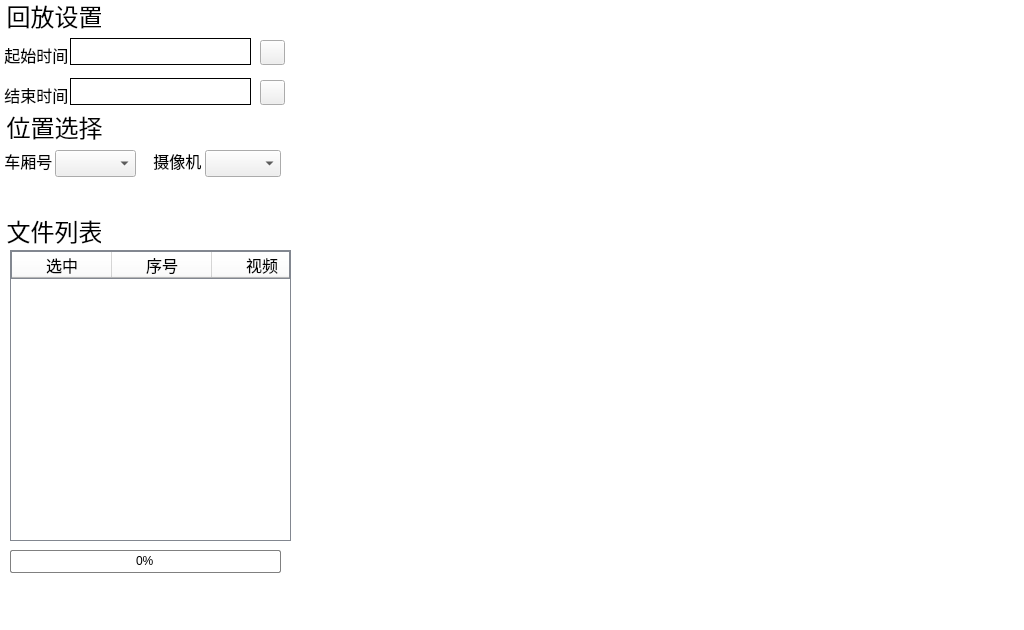
<?xml version="1.0" encoding="UTF-8"?>
<ui version="4.0">
 <class>recordPlayWidget</class>
 <widget class="QWidget" name="recordPlayWidget">
  <property name="geometry">
   <rect>
    <x>0</x>
    <y>0</y>
    <width>1024</width>
    <height>630</height>
   </rect>
  </property>
  <property name="windowTitle">
   <string>Form</string>
  </property>
  <property name="styleSheet">
   <string notr="true"/>
  </property>
  <widget class="QComboBox" name="cameraSelectionComboBox">
   <property name="geometry">
    <rect>
     <x>205</x>
     <y>150</y>
     <width>76</width>
     <height>27</height>
    </rect>
   </property>
   <property name="font">
    <font>
     <pointsize>12</pointsize>
    </font>
   </property>
  </widget>
  <widget class="QLabel" name="label_5">
   <property name="geometry">
    <rect>
     <x>0</x>
     <y>110</y>
     <width>111</width>
     <height>33</height>
    </rect>
   </property>
   <property name="font">
    <font>
     <pointsize>18</pointsize>
    </font>
   </property>
   <property name="styleSheet">
    <string notr="true"> #label_5 { 
	color: rgb(0, 0, 0);
    background-color: rgb(255, 255, 255);
  } 
 #label_5 * { 
     background-color:; 
 }</string>
   </property>
   <property name="text">
    <string> 位置选择</string>
   </property>
  </widget>
  <widget class="QPushButton" name="playNextOnePushButton">
   <property name="geometry">
    <rect>
     <x>640</x>
     <y>565</y>
     <width>51</width>
     <height>51</height>
    </rect>
   </property>
   <property name="styleSheet">
    <string notr="true">QPushButton{
background-image: url(:/monres/next.bmp);
border-color: rgb(255, 255, 255);
border-width: 1px;
border-style: solid;}

QPushButton:pressed
{background-color: rgb(86, 164, 246);
color: rgb(255, 255, 255);
border-color: rgb(170, 170, 170);
border-width: 2px;border-style: solid;}</string>
   </property>
   <property name="text">
    <string/>
   </property>
   <property name="iconSize">
    <size>
     <width>41</width>
     <height>41</height>
    </size>
   </property>
   <property name="flat">
    <bool>true</bool>
   </property>
  </widget>
  <widget class="QPushButton" name="stopPushButton">
   <property name="geometry">
    <rect>
     <x>520</x>
     <y>565</y>
     <width>51</width>
     <height>51</height>
    </rect>
   </property>
   <property name="styleSheet">
    <string notr="true">QPushButton{
background-image: url(:/monres/stop.bmp);
border-color: rgb(255, 255, 255);
border-width: 1px;
border-style: solid;}

QPushButton:pressed
{background-color: rgb(86, 164, 246);
color: rgb(255, 255, 255);
border-color: rgb(170, 170, 170);
border-width: 2px;border-style: solid;}
</string>
   </property>
   <property name="text">
    <string/>
   </property>
   <property name="iconSize">
    <size>
     <width>41</width>
     <height>41</height>
    </size>
   </property>
   <property name="flat">
    <bool>true</bool>
   </property>
  </widget>
  <widget class="QLabel" name="label_7">
   <property name="geometry">
    <rect>
     <x>140</x>
     <y>140</y>
     <width>151</width>
     <height>41</height>
    </rect>
   </property>
   <property name="font">
    <font>
     <pointsize>12</pointsize>
    </font>
   </property>
   <property name="styleSheet">
    <string notr="true"> #label_7 { 
	color: rgb(0, 0, 0);
    background-color: rgb(255, 255, 255);
  } 
 #label_7 * { 
     background-color:; 
 }</string>
   </property>
   <property name="text">
    <string>   摄像机</string>
   </property>
  </widget>
  <widget class="QPushButton" name="alarmPushButton">
   <property name="geometry">
    <rect>
     <x>700</x>
     <y>575</y>
     <width>82</width>
     <height>36</height>
    </rect>
   </property>
   <property name="font">
    <font>
     <pointsize>12</pointsize>
    </font>
   </property>
   <property name="styleSheet">
    <string notr="true">QPushButton{
background-image: url(:/monres/alertoff.bmp);
border-color: rgb(255, 255, 255);
border-width: 1px;
border-style: solid;}


QPushButton:pressed
{background-color: rgb(86, 164, 246);color: rgb(255, 255, 255);border-color: rgb(170, 170, 170);border-width: 2px;border-style: solid;}</string>
   </property>
   <property name="text">
    <string/>
   </property>
   <property name="checkable">
    <bool>true</bool>
   </property>
  </widget>
  <widget class="QLabel" name="label_8">
   <property name="geometry">
    <rect>
     <x>0</x>
     <y>190</y>
     <width>281</width>
     <height>41</height>
    </rect>
   </property>
   <property name="font">
    <font>
     <pointsize>15</pointsize>
    </font>
   </property>
   <property name="styleSheet">
    <string notr="true"> #label_8 { 
    background-color: rgb(255, 255, 255);
  } 
 #label_8 * { 
     background-color:; 
 }</string>
   </property>
   <property name="text">
    <string/>
   </property>
  </widget>
  <widget class="QTableWidget" name="recordFileTableWidget">
   <property name="geometry">
    <rect>
     <x>10</x>
     <y>250</y>
     <width>281</width>
     <height>291</height>
    </rect>
   </property>
   <property name="font">
    <font>
     <pointsize>12</pointsize>
    </font>
   </property>
   <property name="styleSheet">
    <string notr="true">border-style: none;
background-color: rgb(255, 255, 255);
gridline-color: rgb(130, 135, 144);
border-color: rgb(130, 135, 144);
border-width: 1px;border-style: solid;

</string>
   </property>
   <property name="horizontalScrollBarPolicy">
    <enum>Qt::ScrollBarAlwaysOff</enum>
   </property>
   <property name="sizeAdjustPolicy">
    <enum>QAbstractScrollArea::AdjustToContents</enum>
   </property>
   <property name="verticalScrollMode">
    <enum>QAbstractItemView::ScrollPerPixel</enum>
   </property>
   <property name="horizontalScrollMode">
    <enum>QAbstractItemView::ScrollPerPixel</enum>
   </property>
   <property name="showGrid">
    <bool>false</bool>
   </property>
   <property name="columnCount">
    <number>3</number>
   </property>
   <attribute name="horizontalHeaderCascadingSectionResizes">
    <bool>false</bool>
   </attribute>
   <attribute name="horizontalHeaderDefaultSectionSize">
    <number>100</number>
   </attribute>
   <attribute name="horizontalHeaderShowSortIndicator" stdset="0">
    <bool>false</bool>
   </attribute>
   <attribute name="horizontalHeaderStretchLastSection">
    <bool>true</bool>
   </attribute>
   <attribute name="verticalHeaderVisible">
    <bool>false</bool>
   </attribute>
   <column>
    <property name="text">
     <string>选中</string>
    </property>
    <property name="font">
     <font>
      <pointsize>12</pointsize>
      <weight>50</weight>
      <bold>false</bold>
     </font>
    </property>
    <property name="textAlignment">
     <set>AlignCenter</set>
    </property>
    <property name="background">
     <color>
      <red>255</red>
      <green>255</green>
      <blue>255</blue>
     </color>
    </property>
   </column>
   <column>
    <property name="text">
     <string>序号</string>
    </property>
    <property name="font">
     <font>
      <pointsize>12</pointsize>
      <weight>50</weight>
      <bold>false</bold>
     </font>
    </property>
    <property name="textAlignment">
     <set>AlignCenter</set>
    </property>
    <property name="background">
     <color>
      <red>255</red>
      <green>255</green>
      <blue>255</blue>
     </color>
    </property>
   </column>
   <column>
    <property name="text">
     <string>视频</string>
    </property>
    <property name="font">
     <font>
      <pointsize>12</pointsize>
      <weight>50</weight>
      <bold>false</bold>
     </font>
    </property>
    <property name="textAlignment">
     <set>AlignCenter</set>
    </property>
    <property name="background">
     <color>
      <red>255</red>
      <green>255</green>
      <blue>255</blue>
     </color>
    </property>
   </column>
  </widget>
  <widget class="QPushButton" name="playLastOnePushButton">
   <property name="geometry">
    <rect>
     <x>280</x>
     <y>565</y>
     <width>51</width>
     <height>51</height>
    </rect>
   </property>
   <property name="styleSheet">
    <string notr="true">QPushButton{
background-image: url(:/monres/before.bmp);
border-color: rgb(255, 255, 255);
border-width: 1px;
border-style: solid;}

QPushButton:pressed
{background-color: rgb(86, 164, 246);
color: rgb(255, 255, 255);
border-color: rgb(170, 170, 170);
border-width: 2px;border-style: solid;}
</string>
   </property>
   <property name="text">
    <string/>
   </property>
   <property name="iconSize">
    <size>
     <width>41</width>
     <height>41</height>
    </size>
   </property>
   <property name="flat">
    <bool>true</bool>
   </property>
  </widget>
  <widget class="QPushButton" name="queryPushButton">
   <property name="geometry">
    <rect>
     <x>90</x>
     <y>185</y>
     <width>112</width>
     <height>32</height>
    </rect>
   </property>
   <property name="font">
    <font>
     <pointsize>12</pointsize>
    </font>
   </property>
   <property name="styleSheet">
    <string notr="true">QPushButton{
background-image: url(:/monres/search.bmp);
border-color: rgb(255, 255, 255);
border-width: 1px;
border-style: solid;}


QPushButton:pressed
{background-color: rgb(86, 164, 246);color: rgb(255, 255, 255);border-color: rgb(170, 170, 170);border-width: 2px;border-style: solid;}</string>
   </property>
   <property name="text">
    <string/>
   </property>
  </widget>
  <widget class="QLabel" name="label_2">
   <property name="geometry">
    <rect>
     <x>0</x>
     <y>0</y>
     <width>101</width>
     <height>30</height>
    </rect>
   </property>
   <property name="font">
    <font>
     <pointsize>18</pointsize>
    </font>
   </property>
   <property name="styleSheet">
    <string notr="true"> #label_2 { 
	color: rgb(0, 0, 0);
    background-color: rgb(255, 255, 255);
  } 
 #label_2 * { 
     background-color:; 
 }</string>
   </property>
   <property name="text">
    <string> 回放设置</string>
   </property>
  </widget>
  <widget class="QLabel" name="label_11">
   <property name="geometry">
    <rect>
     <x>0</x>
     <y>640</y>
     <width>311</width>
     <height>31</height>
    </rect>
   </property>
   <property name="font">
    <font>
     <pointsize>15</pointsize>
    </font>
   </property>
   <property name="styleSheet">
    <string notr="true"> #label_11 { 
    background-color: rgb(255, 255, 255);
  } 
 #label_11 * { 
     background-color:; 
 }</string>
   </property>
   <property name="text">
    <string/>
   </property>
  </widget>
  <widget class="QPushButton" name="downLoadPushButton">
   <property name="geometry">
    <rect>
     <x>30</x>
     <y>575</y>
     <width>207</width>
     <height>44</height>
    </rect>
   </property>
   <property name="font">
    <font>
     <pointsize>12</pointsize>
    </font>
   </property>
   <property name="styleSheet">
    <string notr="true">QPushButton{
background-image: url(:/monres/videodownload.bmp);
border-color: rgb(255, 255, 255);
border-width: 1px;
border-style: solid;}

QPushButton:pressed
{background-color: rgb(86, 164, 246);color: rgb(255, 255, 255);border-color: rgb(170, 170, 170);border-width: 2px;border-style: solid;}</string>
   </property>
   <property name="text">
    <string/>
   </property>
  </widget>
  <widget class="QPushButton" name="minusStepPushButton">
   <property name="geometry">
    <rect>
     <x>880</x>
     <y>560</y>
     <width>68</width>
     <height>58</height>
    </rect>
   </property>
   <property name="styleSheet">
    <string notr="true">QPushButton{
background-image: url(:/monres/mslow.bmp);
border-color: rgb(255, 255, 255);
border-width: 1px;
border-style: solid;}

QPushButton:pressed
{background-color: rgb(86, 164, 246);color: rgb(255, 255, 255);border-color: rgb(170, 170, 170);border-width: 2px;border-style: solid;}</string>
   </property>
   <property name="text">
    <string/>
   </property>
   <property name="iconSize">
    <size>
     <width>41</width>
     <height>41</height>
    </size>
   </property>
   <property name="flat">
    <bool>true</bool>
   </property>
  </widget>
  <widget class="QPushButton" name="playPushButton">
   <property name="geometry">
    <rect>
     <x>400</x>
     <y>565</y>
     <width>51</width>
     <height>51</height>
    </rect>
   </property>
   <property name="styleSheet">
    <string notr="true">QPushButton{
background-image: url(:/monres/start.bmp);
border-color: rgb(255, 255, 255);
border-width: 1px;
border-style: solid;}

QPushButton:pressed
{background-color: rgb(86, 164, 246);
color: rgb(255, 255, 255);
border-color: rgb(170, 170, 170);
border-width: 2px;border-style: solid;}
</string>
   </property>
   <property name="text">
    <string/>
   </property>
   <property name="iconSize">
    <size>
     <width>41</width>
     <height>41</height>
    </size>
   </property>
   <property name="flat">
    <bool>true</bool>
   </property>
  </widget>
  <widget class="QLabel" name="label_6">
   <property name="geometry">
    <rect>
     <x>0</x>
     <y>140</y>
     <width>141</width>
     <height>41</height>
    </rect>
   </property>
   <property name="font">
    <font>
     <pointsize>12</pointsize>
    </font>
   </property>
   <property name="styleSheet">
    <string notr="true"> #label_6 { 
	color: rgb(0, 0, 0);
    background-color: rgb(255, 255, 255);
  } 
 #label_6 * { 
     background-color:; 
 }</string>
   </property>
   <property name="text">
    <string> 车厢号</string>
   </property>
  </widget>
  <widget class="QLabel" name="label_4">
   <property name="geometry">
    <rect>
     <x>0</x>
     <y>80</y>
     <width>71</width>
     <height>30</height>
    </rect>
   </property>
   <property name="font">
    <font>
     <pointsize>12</pointsize>
    </font>
   </property>
   <property name="styleSheet">
    <string notr="true"> #label_4 { 
	color: rgb(0, 0, 0);
    background-color: rgb(255, 255, 255);
  } 
 #label_4 * { 
     background-color:; 
 }</string>
   </property>
   <property name="text">
    <string> 结束时间</string>
   </property>
  </widget>
  <widget class="QPushButton" name="fastForwardPushButton">
   <property name="geometry">
    <rect>
     <x>580</x>
     <y>565</y>
     <width>51</width>
     <height>51</height>
    </rect>
   </property>
   <property name="styleSheet">
    <string notr="true">QPushButton{
background-image: url(:/monres/fast.bmp);
border-color: rgb(255, 255, 255);
border-width: 1px;
border-style: solid;}

QPushButton:pressed
{background-color: rgb(86, 164, 246);
color: rgb(255, 255, 255);
border-color: rgb(170, 170, 170);
border-width: 2px;border-style: solid;}
</string>
   </property>
   <property name="text">
    <string/>
   </property>
   <property name="iconSize">
    <size>
     <width>41</width>
     <height>41</height>
    </size>
   </property>
   <property name="flat">
    <bool>true</bool>
   </property>
  </widget>
  <widget class="QLabel" name="label_9">
   <property name="geometry">
    <rect>
     <x>0</x>
     <y>210</y>
     <width>101</width>
     <height>41</height>
    </rect>
   </property>
   <property name="font">
    <font>
     <pointsize>18</pointsize>
    </font>
   </property>
   <property name="styleSheet">
    <string notr="true"> #label_9 { 
	color: rgb(0, 0, 0);
    background-color: rgb(255, 255, 255);
  } 
 #label_9 * { 
     background-color:; 
 }</string>
   </property>
   <property name="text">
    <string> 文件列表</string>
   </property>
  </widget>
  <widget class="QPushButton" name="slowForwardPushButton">
   <property name="geometry">
    <rect>
     <x>340</x>
     <y>565</y>
     <width>51</width>
     <height>51</height>
    </rect>
   </property>
   <property name="styleSheet">
    <string notr="true">QPushButton{
background-image: url(:/monres/slow.bmp);
border-color: rgb(255, 255, 255);
border-width: 1px;
border-style: solid;}

QPushButton:pressed
{background-color: rgb(86, 164, 246);
color: rgb(255, 255, 255);
border-color: rgb(170, 170, 170);
border-width: 2px;border-style: solid;}
</string>
   </property>
   <property name="text">
    <string/>
   </property>
   <property name="iconSize">
    <size>
     <width>41</width>
     <height>41</height>
    </size>
   </property>
   <property name="flat">
    <bool>true</bool>
   </property>
  </widget>
  <widget class="QLabel" name="label_3">
   <property name="geometry">
    <rect>
     <x>0</x>
     <y>40</y>
     <width>71</width>
     <height>30</height>
    </rect>
   </property>
   <property name="font">
    <font>
     <pointsize>12</pointsize>
    </font>
   </property>
   <property name="styleSheet">
    <string notr="true"> #label_3 { 
	color: rgb(0, 0, 0);
    background-color: rgb(255, 255, 255);
  } 
 #label_3 * { 
     background-color:; 
 }</string>
   </property>
   <property name="text">
    <string> 起始时间</string>
   </property>
  </widget>
  <widget class="QComboBox" name="carSeletionComboBox">
   <property name="geometry">
    <rect>
     <x>55</x>
     <y>150</y>
     <width>81</width>
     <height>27</height>
    </rect>
   </property>
   <property name="font">
    <font>
     <pointsize>12</pointsize>
    </font>
   </property>
  </widget>
  <widget class="QPushButton" name="plusStepPushButton">
   <property name="geometry">
    <rect>
     <x>950</x>
     <y>560</y>
     <width>68</width>
     <height>58</height>
    </rect>
   </property>
   <property name="styleSheet">
    <string notr="true">QPushButton{
background-image: url(:/monres/mfast.bmp);
border-color: rgb(255, 255, 255);
border-width: 1px;
border-style: solid;}

QPushButton:pressed
{background-color: rgb(86, 164, 246);color: rgb(255, 255, 255);border-color: rgb(170, 170, 170);border-width: 2px;border-style: solid;}</string>
   </property>
   <property name="text">
    <string/>
   </property>
   <property name="iconSize">
    <size>
     <width>41</width>
     <height>41</height>
    </size>
   </property>
   <property name="flat">
    <bool>true</bool>
   </property>
  </widget>
  <widget class="QPushButton" name="canselPushButton">
   <property name="geometry">
    <rect>
     <x>790</x>
     <y>575</y>
     <width>84</width>
     <height>38</height>
    </rect>
   </property>
   <property name="font">
    <font>
     <pointsize>12</pointsize>
    </font>
   </property>
   <property name="styleSheet">
    <string notr="true">QPushButton{
background-image: url(:/monres/cancel.bmp);
background-repeat: no-repeat;
border-color: rgb(255, 255, 255);
border-width: 1px;
border-style: solid;}

QPushButton:pressed
{background-color: rgb(86, 164, 246);color: rgb(255, 255, 255);border-color: rgb(170, 170, 170);border-width: 2px;border-style: solid;}</string>
   </property>
   <property name="text">
    <string/>
   </property>
   <property name="checkable">
    <bool>true</bool>
   </property>
  </widget>
  <widget class="QPushButton" name="pushButton">
   <property name="geometry">
    <rect>
     <x>460</x>
     <y>565</y>
     <width>51</width>
     <height>51</height>
    </rect>
   </property>
   <property name="styleSheet">
    <string notr="true">QPushButton{
background-image: url(:/monres/pause1.bmp);
border-color: rgb(255, 255, 255);
border-width: 1px;
border-style: solid;}

QPushButton:pressed
{background-color: rgb(86, 164, 246);
color: rgb(255, 255, 255);
border-color: rgb(170, 170, 170);
border-width: 2px;border-style: solid;}
</string>
   </property>
   <property name="text">
    <string/>
   </property>
  </widget>
  <widget class="QLabel" name="label_12">
   <property name="geometry">
    <rect>
     <x>0</x>
     <y>0</y>
     <width>1024</width>
     <height>630</height>
    </rect>
   </property>
   <property name="styleSheet">
    <string notr="true">background-color: rgb(255, 255, 255);</string>
   </property>
   <property name="text">
    <string/>
   </property>
  </widget>
  <widget class="QProgressBar" name="fileDownloadProgressBar">
   <property name="geometry">
    <rect>
     <x>10</x>
     <y>550</y>
     <width>271</width>
     <height>23</height>
    </rect>
   </property>
   <property name="styleSheet">
    <string notr="true">QProgressBar {
	background-color: rgb(0, 193, 37);
   border: 1px solid grey;
   border-radius: 2px;
   background-color: #FFFFFF;
}
 
QProgressBar::chunk {
   background-color: #4FEE9C;
   width: 20px;
}
 
QProgressBar {
   border: 1px solid grey;
   border-radius: 2px;
   text-align: center;
}</string>
   </property>
   <property name="value">
    <number>0</number>
   </property>
  </widget>
  <widget class="QLabel" name="startTimeLabel">
   <property name="geometry">
    <rect>
     <x>70</x>
     <y>38</y>
     <width>181</width>
     <height>27</height>
    </rect>
   </property>
   <property name="font">
    <font>
     <pointsize>12</pointsize>
    </font>
   </property>
   <property name="styleSheet">
    <string notr="true">color: rgb(0, 0, 0);
background-color: rgb(255, 255, 255);
border-color: rgb(0, 0, 0);
border-width: 1px;
border-style: solid;</string>
   </property>
   <property name="text">
    <string/>
   </property>
  </widget>
  <widget class="QPushButton" name="startTimeSetPushButton">
   <property name="geometry">
    <rect>
     <x>260</x>
     <y>40</y>
     <width>25</width>
     <height>25</height>
    </rect>
   </property>
   <property name="styleSheet">
    <string notr="true">border-image: url(:/res/time_set.png);</string>
   </property>
   <property name="text">
    <string/>
   </property>
  </widget>
  <widget class="QLabel" name="endTimeLabel">
   <property name="geometry">
    <rect>
     <x>70</x>
     <y>78</y>
     <width>181</width>
     <height>27</height>
    </rect>
   </property>
   <property name="font">
    <font>
     <pointsize>12</pointsize>
    </font>
   </property>
   <property name="styleSheet">
    <string notr="true">color: rgb(0, 0, 0);
background-color: rgb(255, 255, 255);
border-color: rgb(0, 0, 0);
border-width: 1px;
border-style: solid;</string>
   </property>
   <property name="text">
    <string/>
   </property>
  </widget>
  <widget class="QPushButton" name="stopTimeSetPushButton">
   <property name="geometry">
    <rect>
     <x>260</x>
     <y>80</y>
     <width>25</width>
     <height>25</height>
    </rect>
   </property>
   <property name="styleSheet">
    <string notr="true">border-image: url(:/res/time_set.png);</string>
   </property>
   <property name="text">
    <string/>
   </property>
  </widget>
  <zorder>label_12</zorder>
  <zorder>label_5</zorder>
  <zorder>stopPushButton</zorder>
  <zorder>label_7</zorder>
  <zorder>alarmPushButton</zorder>
  <zorder>label_8</zorder>
  <zorder>playLastOnePushButton</zorder>
  <zorder>label_2</zorder>
  <zorder>label_11</zorder>
  <zorder>minusStepPushButton</zorder>
  <zorder>playPushButton</zorder>
  <zorder>label_6</zorder>
  <zorder>label_4</zorder>
  <zorder>fastForwardPushButton</zorder>
  <zorder>label_9</zorder>
  <zorder>slowForwardPushButton</zorder>
  <zorder>label_3</zorder>
  <zorder>carSeletionComboBox</zorder>
  <zorder>plusStepPushButton</zorder>
  <zorder>cameraSelectionComboBox</zorder>
  <zorder>recordFileTableWidget</zorder>
  <zorder>downLoadPushButton</zorder>
  <zorder>playNextOnePushButton</zorder>
  <zorder>canselPushButton</zorder>
  <zorder>pushButton</zorder>
  <zorder>queryPushButton</zorder>
  <zorder>fileDownloadProgressBar</zorder>
  <zorder>startTimeLabel</zorder>
  <zorder>startTimeSetPushButton</zorder>
  <zorder>endTimeLabel</zorder>
  <zorder>stopTimeSetPushButton</zorder>
 </widget>
 <resources/>
 <connections/>
</ui>
